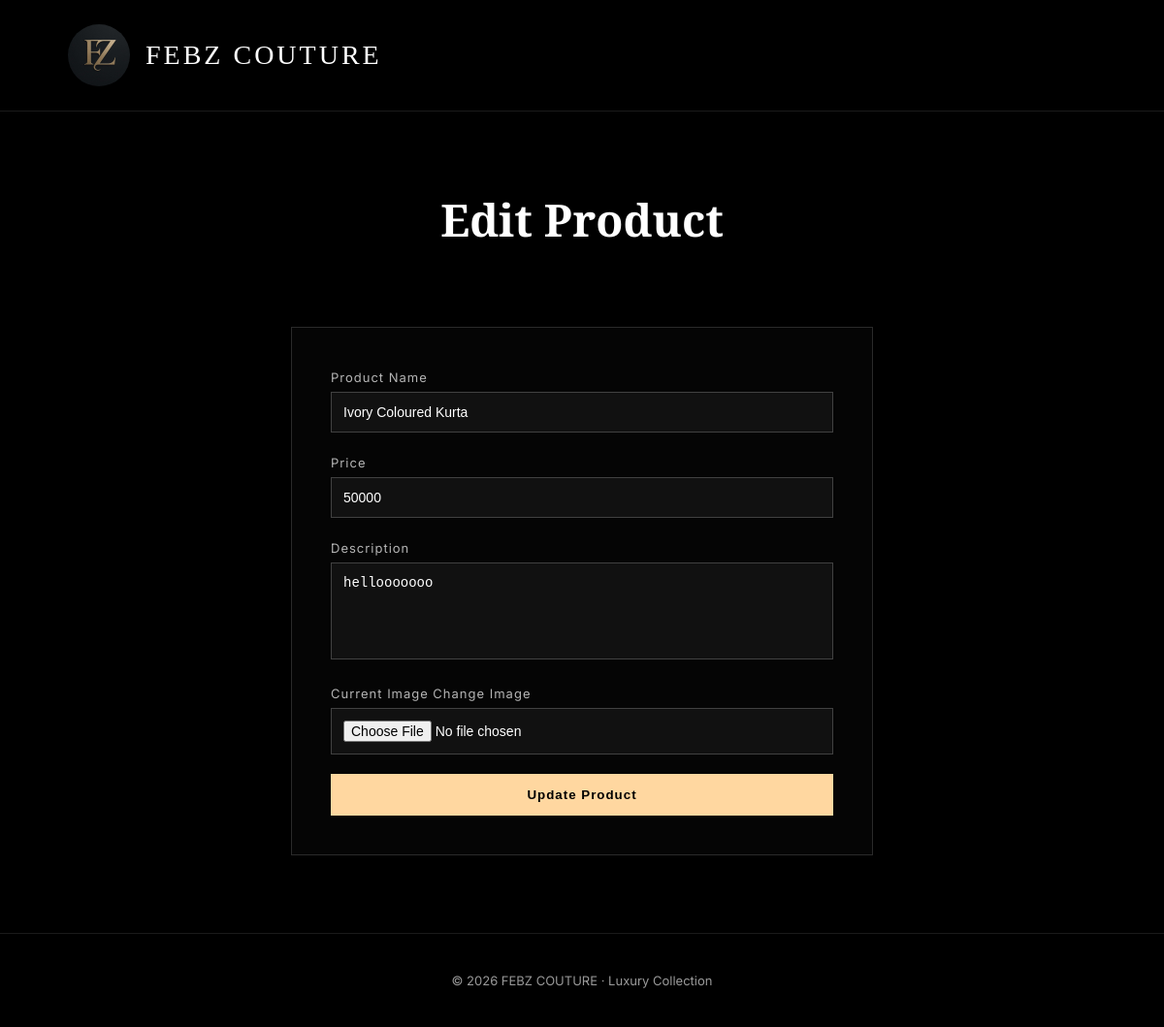
/adminwomenedit/14/ (signed in), run on the app's committed database.
### app/models.py (models this page shows)
class Ladies(models.Model):
    name=models.CharField(max_length=150)
    price=models.IntegerField()
    description=models.CharField(max_length=300)
    image=models.ImageField(upload_to='womenadd/')
    class Meta:
        verbose_name='Ladies'
        verbose_name_plural="Ladies"

### app/views.py (the view, shortened to what this page needs)
# urls.py: path('adminwomenedit/<d>/', views.adminwomeneditfn, name='adminwomenedit'),
def adminwomeneditfn(request, d):
    product = get_object_or_404(Ladies, pk=d)
    if "admin" in request.session:
        return render(request, "adminwomenedit.html", {"d": product})
    return redirect(adminwomenlistfn)

### template/adminwomenedit.html (shortened to what this page needs)
{% load static %}
<!DOCTYPE html>
<html lang="en">
<head>
</head>
<body>
<div class="navbar">
    <div class="logo-area">
        <img src="{% static 'images/Febzlogo.jpeg' %}" class="logo-img">
        <span class="logo-text">FEBZ COUTURE</span>
    </div>
</div>
<section class="page-header">
    <h1>Edit Product</h1>
</section>
<div class="form-container">
<form method="POST" enctype="multipart/form-data">
    <label>Product Name</label>
    <input type="text" name="productname" value="{{ d.name }}" required>
    <label>Price</label>
    <input type="number" name="productprice" value="{{ d.price }}" required>
    <label>Description</label>
    <textarea name="productdescription" required>{{ d.description }}</textarea>
    <label>Current Image</label>
    <label>Change Image</label>
    <input type="file" name="productimage">
    <button type="submit" class="update-btn">Update Product</button>
</form>
</div>
<div class="footer">
    © 2026 FEBZ COUTURE · Luxury Collection
</div>
</body>
</html>

### template/adminwomenedit.html (style rules this page uses)
* { margin:0; padding:0; box-sizing:border-box; }
body { background:#000; color:#fff; font-family:'Inter',sans-serif; }
.navbar { display:flex; justify-content:space-between; align-items:center; padding:25px 70px; border-bottom:1px solid rgba(255,255,255,0.1); }
.logo-area { display:flex; align-items:center; gap:16px; }
.logo-img { width:64px; height:64px; border-radius:50%; }
.logo-text { font-family:'Playfair Display',serif; font-size:28px; letter-spacing:3px; }
.page-header { text-align:center; padding:80px 20px 40px; }
.page-header h1 { font-family:'Playfair Display',serif; font-size:46px; }
.form-container { max-width:600px; margin:40px auto 80px; padding:40px; border:1px solid rgba(255,255,255,0.15); background:#050505; }
.form-container label { font-size:13px; letter-spacing:1px; color:rgba(255,255,255,0.7); }
.form-container input, .form-container textarea { width:100%; padding:12px; margin-top:6px; margin-bottom:20px; background:#111; border:1px solid rgba(255,255,255,0.2); color:#fff; font-size:14px; }
.form-container textarea { height:100px; resize:none; }
.update-btn { width:100%; padding:14px; border:none; background:#ffd7a0; color:#000; font-weight:bold; letter-spacing:1px; cursor:pointer; transition:0.3s; }
.footer { padding:40px; border-top:1px solid rgba(255,255,255,0.1); text-align:center; font-size:13px; color:rgba(255,255,255,0.6); }

### data on the page
Ladies: productname "Ivory Coloured Kurta", productprice "50000", productdescription "hellooooooo"
